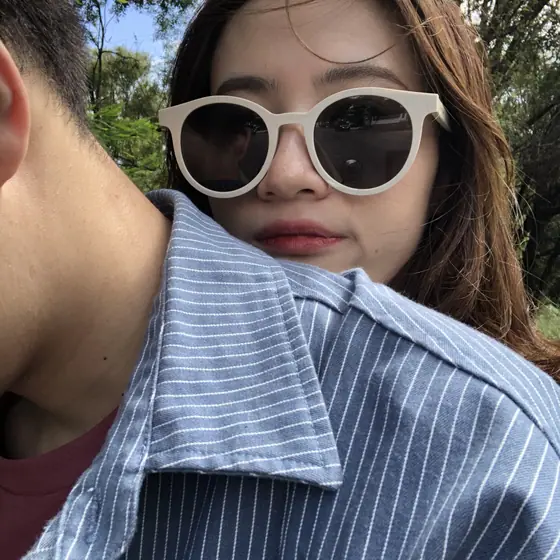
#> input picture assets/photos/thumbs/001-img-3752.webp, 560 x 560 px
$ python make_contact_sheet.py
#> lines starting #> are read from the running program, lines starting #| are printed output that depends on the picture
# -*- coding: utf-8 -*-
"""生成带序号的缩略图拼版，便于一次性浏览全部照片（构建期工具）。"""
from pathlib import Path
from PIL import Image, ImageDraw, ImageFont

ROOT = Path(__file__).resolve().parents[1]
THUMB = ROOT / "assets" / "photos" / "thumbs"
OUT = Path(__file__).with_name("contact_sheets")
OUT.mkdir(exist_ok=True)

CELL = 220
COLS = 5
ROWS = 5
PAD = 6
LABEL = 20

files = sorted(THUMB.glob("*.webp"))
per_sheet = COLS * ROWS

try:
    font = ImageFont.truetype("C:/Windows/Fonts/consola.ttf", 14)
except Exception:
    font = ImageFont.load_default()

sheets = []
for si in range(0, len(files), per_sheet):
    chunk = files[si:si + per_sheet]
    W = COLS * (CELL + PAD) + PAD
    H = ROWS * (CELL + LABEL + PAD) + PAD
    sheet = Image.new("RGB", (W, H), (22, 20, 28))
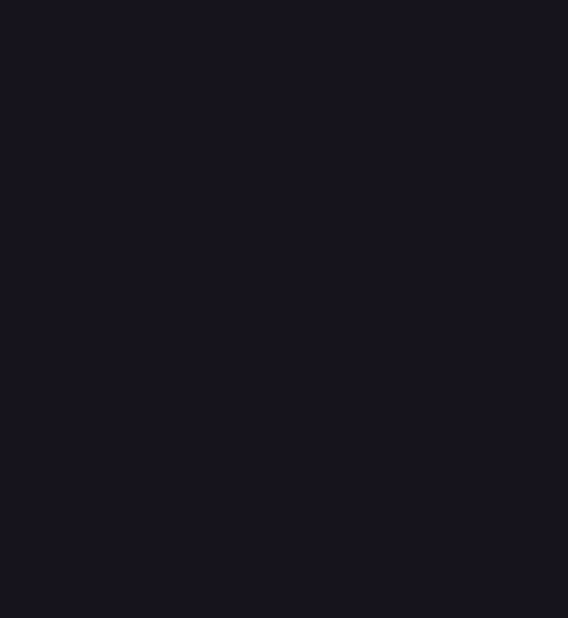
#> sheet: PIL image 1136x1236 RGB (shown at 1/2 size); mean R, G, B 22, 20, 28
    d = ImageDraw.Draw(sheet)
    for i, f in enumerate(chunk):
        r, c = divmod(i, COLS)
        x = PAD + c * (CELL + PAD)
        y = PAD + r * (CELL + LABEL + PAD)
        with Image.open(f) as im:
#> im is the input picture: PIL image 560x560 RGB; mean R, G, B 107.2, 103.2, 106.5
            im = im.convert("RGB")
            im.thumbnail((CELL, CELL), Image.LANCZOS)
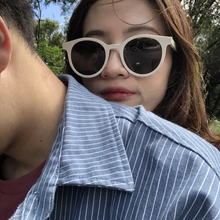
#> im: PIL image 220x220 RGB; mean R, G, B 107.2, 103.3, 106.6
            ox = x + (CELL - im.size[0]) // 2
#> ox = 6
            oy = y + (CELL - im.size[1]) // 2
#> oy = 6
            sheet.paste(im, (ox, oy))
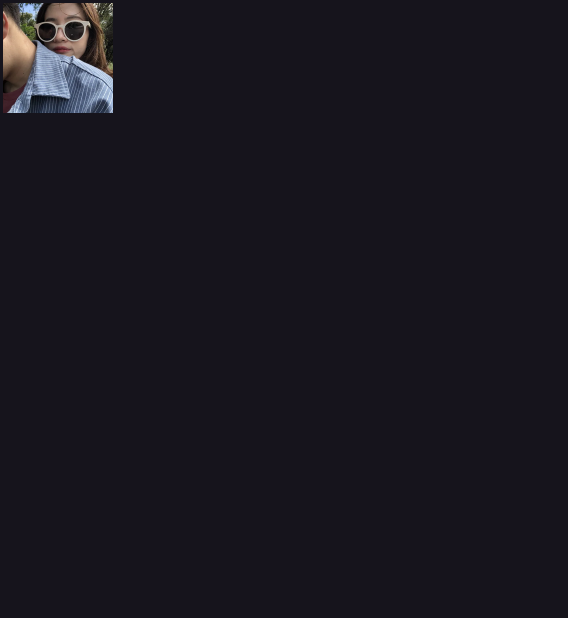
#> sheet: PIL image 1136x1236 RGB (shown at 1/2 size); mean R, G, B 24.9, 22.9, 30.7
        idx = si + i + 1
        d.text((x, y + CELL + 2), f"{idx:03d} {f.stem[4:][:22]}", fill=(255, 220, 200), font=font)
    p = OUT / f"sheet_{si // per_sheet + 1}.png"
    sheet.save(p)
    sheets.append(p)
    print("saved", p, f"{len(chunk)} photos")
